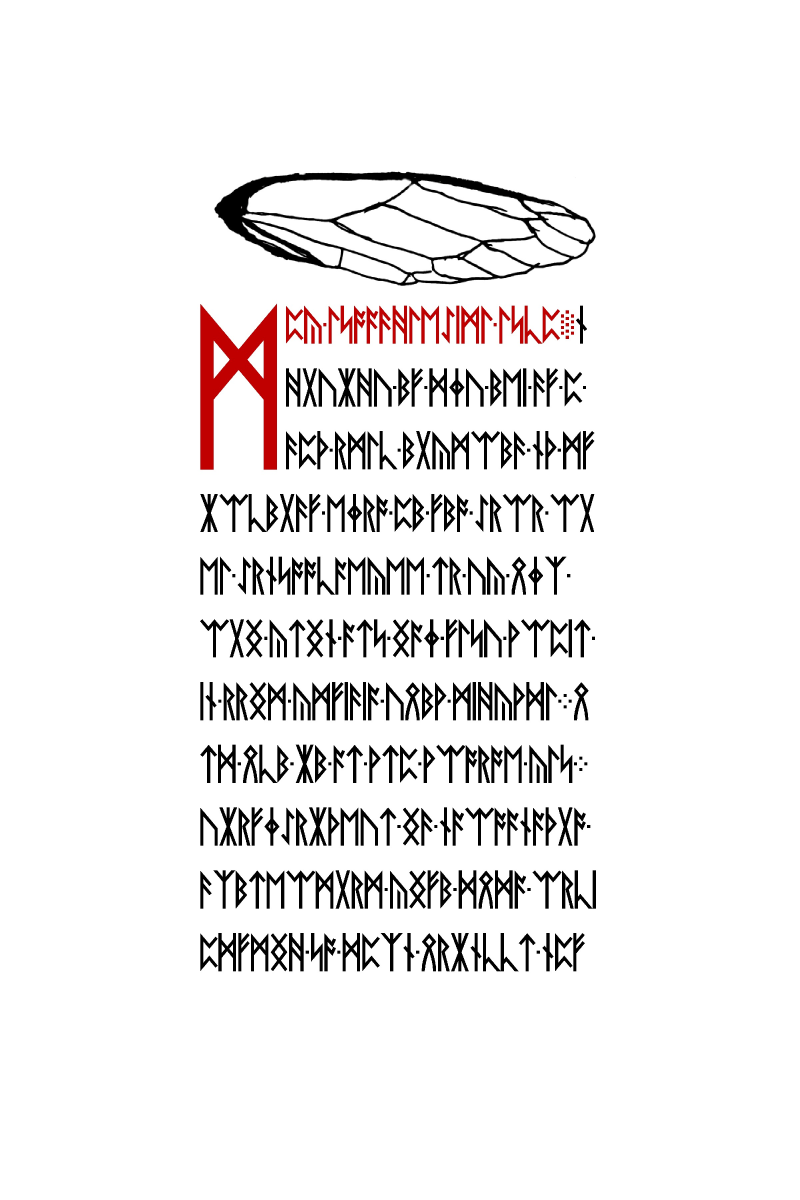
#> input picture resources/liber-primus/44.jpg, 2400 x 3600 px (shown at 1/3 size)
$ python lp2_p27_labeled_topology_gate.py
#> lines starting #> are read from the running program, lines starting #| are printed output that depends on the picture; after the words box and inside, x2 and y2 are one past the last pixel; in counts of white or black regions, pixels touching at a corner belong together
### sims/lp2_p27_wing_original_graph_sft.py
"""Original-image p27 wing-face topology and bounded 15-cell transport SFT.

Read-only. Requires numpy, scipy and opencv-python. Run from a checkout of
FlareZ123/liber-primus with original resources/liber-primus/44.jpg and
lp2-corpus.json present. No cipher key or unknown plaintext is presumed.
"""
from __future__ import annotations

from collections import Counter
from functools import lru_cache
from hashlib import sha256
from pathlib import Path

import cv2
import numpy as np
from scipy.ndimage import distance_transform_edt
import json

ROOT = Path(__file__).resolve().parents[1]
IMAGE = ROOT / "resources" / "liber-primus" / "44.jpg"
CORPUS = ROOT / "resources" / "liber-primus" / "lp2-corpus.json"
SHA256 = "c92c972f41dd038e136d8589aa7b113e268c36f2860c279cce712cd037cb3a8e"
N = 15
THRESHOLDS = (80, 100, 120, 140, 160, 180, 200)
EXPECTED_PATHS = (
    (1, 2, 5, 7, 4, 3, 6, 8, 11, 12, 9, 14, 10, 13, 15),
    (1, 2, 5, 7, 4, 3, 6, 8, 11, 12, 14, 9, 10, 13, 15),
    (1, 2, 5, 7, 4, 3, 9, 6, 8, 11, 12, 14, 10, 13, 15),
    (1, 2, 5, 7, 4, 8, 11, 6, 3, 9, 12, 14, 10, 13, 15),
)


def source_graph(crop: np.ndarray, threshold: int) -> tuple[list[tuple[int, int]], list[tuple[int, int]]]:
    black = crop < threshold
    n, labels, stats, centers = cv2.connectedComponentsWithStats(
        (~black).astype(np.uint8), connectivity=8
    )
    cells = sorted(
        (i for i in range(1, n) if 200 < int(stats[i, cv2.CC_STAT_AREA]) < 70000),
        key=lambda i: float(centers[i, 0]),
    )
    assert len(cells) == N, (threshold, "face count", len(cells))
    face = np.zeros(labels.shape, dtype=np.int16)
    for number, label in enumerate(cells, start=1):
        face[labels == label] = number
    dist, indices = distance_transform_edt(face == 0, return_indices=True)
    nearest = face[tuple(indices)]
    nearest[dist > 12] = 0

    borders: Counter[tuple[int, int]] = Counter()
    for a, b in ((nearest[:-1, :], nearest[1:, :]),
                 (nearest[:, :-1], nearest[:, 1:])):
        selected = (a > 0) & (b > 0) & (a != b)
        pairs = np.minimum(a[selected], b[selected]) * 16 + np.maximum(a[selected], b[selected])
        keys, counts = np.unique(pairs, return_counts=True)
        borders.update({(int(k) // 16, int(k) % 16): int(c) for k, c in zip(keys, counts)})
    # The 40-pixel shared-interface threshold drops incidental point contacts.
    edges = sorted(pair for pair, count in borders.items() if count >= 40)
    positions = [(int(round(centers[i, 0] + 590)),
                  int(round(centers[i, 1] + 470))) for i in cells]
    return edges, positions


# [84 lines left out: functions graph_paths, encode, decode, ioc, main, not called in this run]


# [2 lines that do not run on import are left out]

### sims/lp2_p27_labeled_topology_gate.py
"""Topology label-transfer gate for p27; candidate JSON edges, optional basal anchor."""
import argparse, json, random
from pathlib import Path
from hashlib import sha256
import networkx as nx
import cv2
from lp2_p27_wing_original_graph_sft import source_graph, THRESHOLDS, SHA256, IMAGE

def matches(edges, candidate, anchor=None):
    g=nx.Graph(edges); h=nx.Graph(candidate)
    if len(h)!=15: return []
    return [m for m in nx.algorithms.isomorphism.GraphMatcher(g,h).isomorphisms_iter()
            if anchor is None or m[1]==anchor]

def main():
    p=argparse.ArgumentParser(); p.add_argument('--image',type=Path,default=IMAGE)
    p.add_argument('--candidate',type=Path); a=p.parse_args()
    assert sha256(a.image.read_bytes()).hexdigest()==SHA256
    image=cv2.imread(str(a.image),cv2.IMREAD_GRAYSCALE); crop=image[470:895,590:1840]
#> after `crop = image[470:895, 590:1840]`:
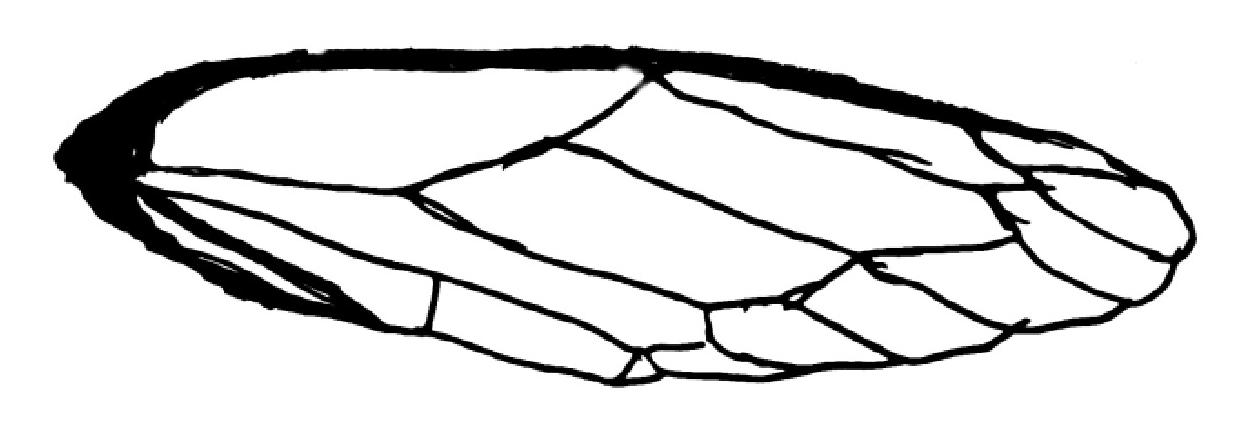
#> crop: shape (425, 1250); min 0, max 255, mean 218.6
    labels=list('ABCDEFGHIJKLMNO'); random.Random(3109).shuffle(labels)
    label=dict(enumerate(labels,1)); candidate=json.loads(a.candidate.read_text()) if a.candidate else None
    for t in THRESHOLDS:
        edges,_=source_graph(crop,t)
        auto=matches(edges,edges); plant=[(label[x],label[y]) for x,y in edges]
        recovered=matches(edges,plant); anchored=matches(edges,plant,label[1])
        assert label in recovered and anchored==[label]
        assert len(auto)==len(recovered)==(1 if len(edges)==24 else 2)
        wrong=nx.Graph(edges); nx.double_edge_swap(wrong,nswap=12,max_tries=500,seed=3109)
        assert sorted(dict(wrong.degree()).values())==sorted(dict(nx.Graph(edges).degree()).values())
        assert not matches(edges,list(wrong.edges()))
        print(t,len(edges),len(auto),len(anchored),'degree-preserving negative: pass',
              'symmetries:',[{k:v for k,v in m.items() if k!=v} for m in auto])
        if candidate:
            print('candidate mappings:',json.dumps(matches(edges,candidate['edges'],candidate.get('anchor')),sort_keys=True))
#> this loop made 7 passes
#> (n in source_graph, cells in source_graph) on passes 1 to 7: (36, [18, 19, 4, 15, 28, 13, 34, 31, 6, 5, 27, 23, 9, 17, 16]), (30, [14, 15, 3, 11, 21, 10, 28, 26, 5, 4, 20, 17, 7, 13, 12]), (42, [19, 20, 3, 15, 33, 10, 41, 39, 5, 4, 31, 25, 8, 18, 16]), (42, [17, 18, 3, 13, 32, 10, 41, 36, 5, 4, 31, 23, 7, 16, 14]), (43, [16, 17, 3, 13, 30, 10, 39, 36, 6, 5, 27, 22, 8, 15, 14]), (35, [13, 15, 3, 9, 26, 7, 34, 32, 5, 4, 24, 21, 6, 12, 10]), (38, [17, 18, 2, 10, 29, 9, 35, 33, 6, 4, 26, 24, 8, 16, 12])
#| 80 25 2 1 degree-preserving negative: pass symmetries: [{}, {7: 1, 5: 2, 2: 5, 1: 7}]
#| 100 25 2 1 degree-preserving negative: pass symmetries: [{}, {7: 1, 5: 2, 2: 5, 1: 7}]
#| 120 24 1 1 degree-preserving negative: pass symmetries: [{}]
#| 140 24 1 1 degree-preserving negative: pass symmetries: [{}]
#| 160 24 1 1 degree-preserving negative: pass symmetries: [{}]
#| 180 25 2 1 degree-preserving negative: pass symmetries: [{}, {7: 1, 5: 2, 2: 5, 1: 7}]
#| 200 25 2 1 degree-preserving negative: pass symmetries: [{}, {7: 1, 5: 2, 2: 5, 1: 7}]
#> pass 1, in source_graph, `black = crop < threshold`:
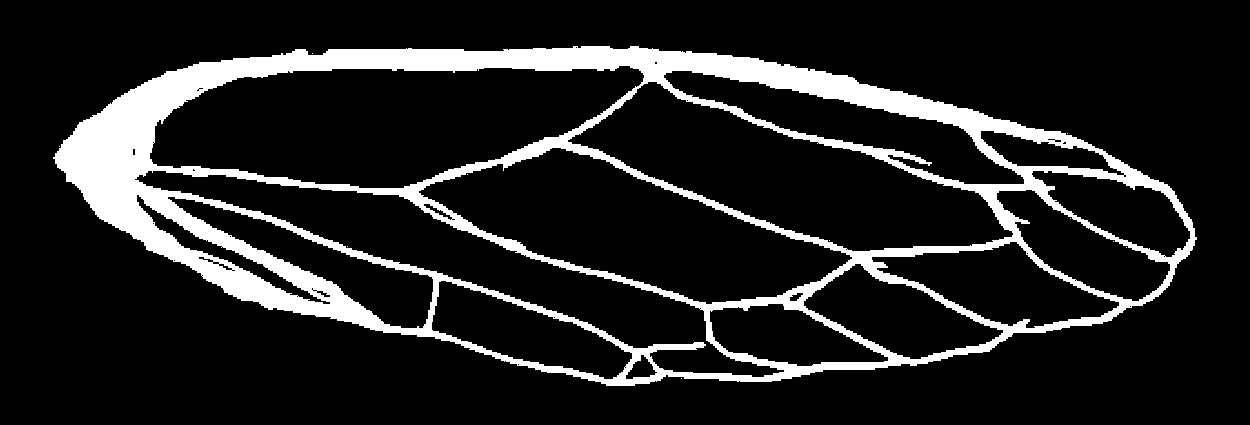
#> black: shape (425, 1250) bool; 13.5% white; 11 white regions (10 under 20 px), largest, box (x1, y1, x2, y2) and area: (53, 46, 1197, 386) 71730
#> pass 1, in source_graph, `n, labels, stats, centers = cv2.connectedComponentsWithStats( (~black)..`:
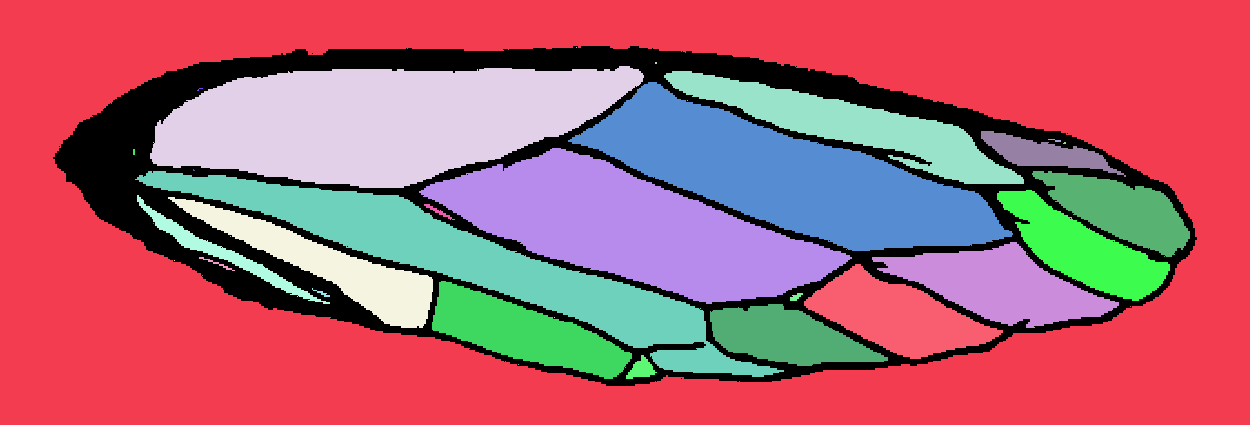
#> labels: shape (425, 1250) int32; 36 distinct labels, from 0 to 35; one colour per label, 0 black
#> pass 2, in source_graph (call 2), `black = crop < threshold`:
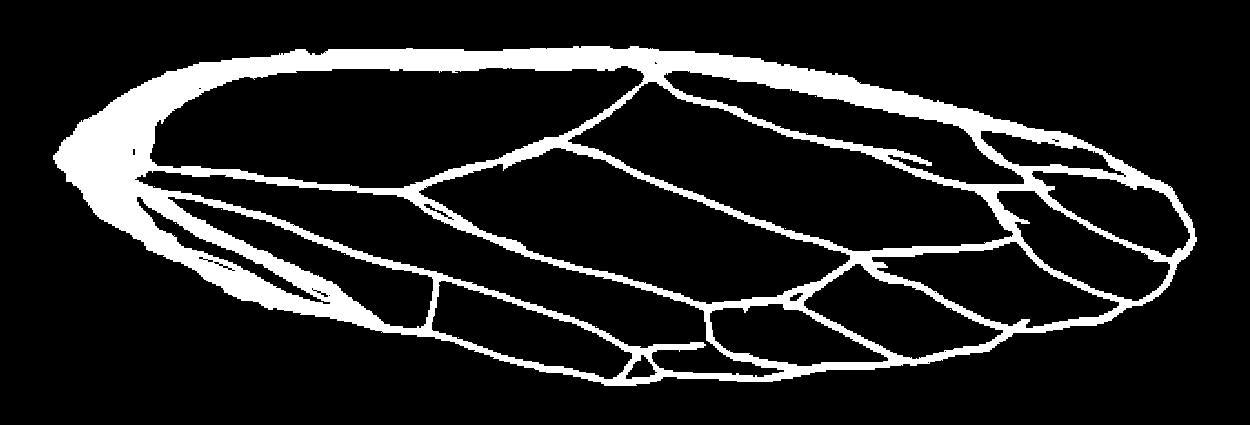
#> black: shape (425, 1250) bool; 13.8% white; 12 white regions (11 under 20 px), largest, box (x1, y1, x2, y2) and area: (53, 46, 1197, 386) 73390
#> pass 2, in source_graph (call 2), `n, labels, stats, centers = cv2.connectedComponentsWithStats( (~black)..`:
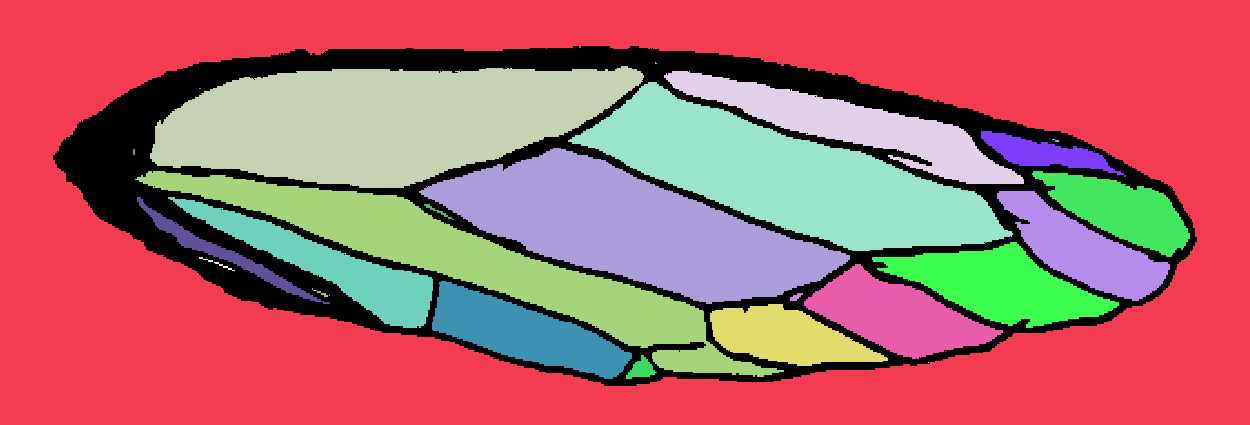
#> labels: shape (425, 1250) int32; 30 distinct labels, from 0 to 29; one colour per label, 0 black
if __name__=='__main__': main()
